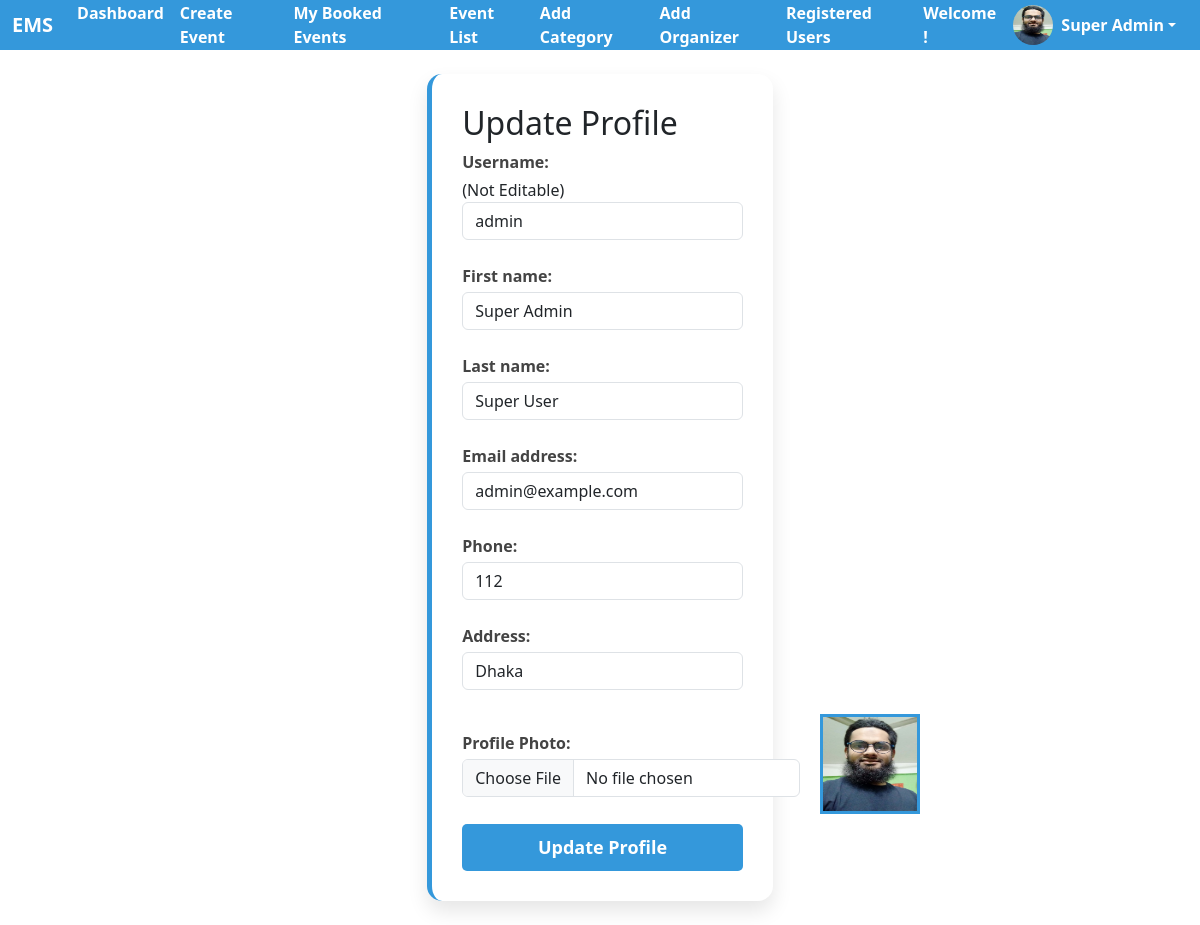
/registration/profile_update/ (signed in), run on the app's committed database.
### registration/models.py (models this page shows, shortened)
class CustomUser(AbstractUser):
    phone = models.CharField(max_length=15, blank=True, null=True)
    address = models.CharField(max_length=100, blank=True, null=True)
    photo = models.ImageField(upload_to='profile_photos/', blank=True, null=True)

### registration/views.py (the view)
# urls.py: path('profile_update/', profile_update, name='profile_update'),
@login_required
def profile_update(request):
    if request.method == 'POST':
        form = CustomProfileUpadteForm(request.POST, request.FILES, instance=request.user)  # Add request.FILES like photo
        if form.is_valid():
            form.save()
            messages.success(request, 'Your profile has been updated successfully.')
            return redirect('profile_update')
    else:
        form = CustomProfileUpadteForm(instance=request.user)
    return render(request, 'registration/profile_update.html', {'form': form})

### registration/forms.py
class CustomProfileUpadteForm(forms.ModelForm):
    class Meta:
        model = CustomUser
        fields = ('username', 'first_name', 'last_name', 'email', 'phone','address', 'photo')
    def __init__(self, *args, **kwargs):
        super(CustomProfileUpadteForm, self).__init__(*args, **kwargs)
        for field_name in self.fields:
            self.fields[field_name].widget.attrs.update({'class': 'form-control'})
            self.fields[field_name].help_text = None
        self.fields['username'].widget.attrs.update({'readonly': 'readonly'})
        self.fields['username'].help_text  = 'Not Editable'

### registration/templates/registration/profile_update.html (shortened to what this page needs)
{% extends 'base.html' %}
{% block content %}
{% load static %}
<link rel="stylesheet" href="{% static 'css/form_style.css' %}">
<div class="form-container">
    <h2>Update Profile</h2>
    <form method="POST" enctype="multipart/form-data">
        {{ form.username.label_tag }}({{ form.username.help_text }}) {{ form.username }}<br>
        {{ form.first_name.label_tag }} {{ form.first_name }}<br>
        {{ form.last_name.label_tag }} {{ form.last_name }}<br>
        {{ form.email.label_tag }} {{ form.email }}<br>
        {{ form.phone.label_tag }} {{ form.phone }}<br>
        {{ form.address.label_tag }} {{ form.address }}<br>
        <div class="form-group d-flex align-items-center">
            <div style="flex-grow: 1;">
                <label for="{{ form.photo.id_for_label }}">Profile Photo:</label>
                <input type="file" name="photo" id="{{ form.photo.id_for_label }}" class="form-control" style="width: auto; display: inline-block;">
            </div>
            {% if user.photo %}
                <div style="margin-left: 20px;">
                    <img src="{{ user.photo.url }}" alt="Current Profile Photo" width="100px" height="100px" style="border: 3px solid #3498db;">
                </div>
            {% endif %}
        </div>
        <button type="submit" class="btn btn-primary">Update Profile</button>
    </form>
</div>
{% endblock %}

### templates/top_nav.html (shortened to what this page needs)
<nav class="navbar navbar-expand-lg navbar-light bg-primary">
    <div class="container-fluid">
        <a class="navbar-brand fw-bold text-white" href="#">EMS</a>
        <ul class="navbar-nav me-auto mb-2 mb-lg-0">
            {% if user.is_authenticated %}
            <li class="nav-item">
                <a class="nav-link" href="{% url 'dashboard' %}">Dashboard</a>
            </li>
            <li class="nav-item">
                <a class="nav-link" href="{% url 'create_event' %}">Create Event</a>
            </li>
            <li class="nav-item">
                <a class="nav-link" href="{% url 'booked_events' %}">My Booked Events</a>
            </li>
            {% endif %}
            <li class="nav-item">
                <a class="nav-link" href="{% url 'event_list' %}">Event List</a>
            </li>
            {% if user.is_superuser %}
            <li class="nav-item">
                <a class="nav-link" href="{% url 'add_category' %}">Add Category</a>
            </li>
            <li class="nav-item">
                <a class="nav-link" href="{% url 'add_organizer' %}">Add Organizer</a>
            </li>
            <li class="nav-item">
                <a class="nav-link" href="{% url 'register_user_list' %}">Registered Users</a>
            </li>
            {% endif %}
        </ul>
        <div class="d-flex align-items-center">
            {% if user.is_authenticated %}
            <strong class="text-white" style="margin-right: 5px;">Welcome !</strong>
                <div class="dropdown">
                    <a class="btn btn-outline-secondary dropdown-toggle d-flex align-items-center" href="#" role="button" id="dropdownUserMenu" data-bs-toggle="dropdown" aria-expanded="false">
                        {% if user.photo %}
                            <img src="{{ user.photo.url }}" alt="Profile Photo" class="rounded-circle me-2" style="width: 40px; height: 40px;">
                        {% else %}
                            <i class="bi bi-person-circle profile-icon me-2"></i>
                        {% endif %}
                        <strong>{{ user.first_name }}</strong>
                    </a>
                </div>
            {% endif %}
        </div>
    </div>
</nav>

### static/css/base.css (style rules this page uses)
.bg-primary { background-color: #3498db !important; }
.navbar { height: 50px; transition: all 0.3s; }
.nav-link { font-size: 1.0rem; font-weight: bold; color: #fff; transition: all 0.3s; }
.btn-outline-secondary { color: #ffffff; --bs-btn-border-color: none; --bs-btn-hover-color: #fff; --bs-btn-hover-bg: #16a586; --bs-btn-hover-border-color: primary; --bs-btn-active-color: #fff; --bs-btn-active-bg: #16a586;; --bs-btn-active-border-color: #fff; }

### static/css/form_style.css (style rules this page uses)
.form-container { background-color: #fff; padding: 30px; border-radius: 15px; box-shadow: 0 10px 20px rgba(0, 0, 0, 0.1); max-width: 30%; width: 100%; margin: 0 auto; border-left: 5px solid #3498db; }
label { font-weight: bold; color: #444; display: block; margin-bottom: 4px; }
button[type="submit"] { width: 100%; padding: 10px; background-color: #3498db; color: white; border: none; border-radius: 5px; font-size: 18px; cursor: pointer; margin-top: 10px; font-weight: bold; transition: background-color 0.3s ease; }

### data on the page
CustomUser: photo (picture), first_name "Super Admin", username "admin", last_name "Super User", email "admin@example.com", phone "112", address "Dhaka"
